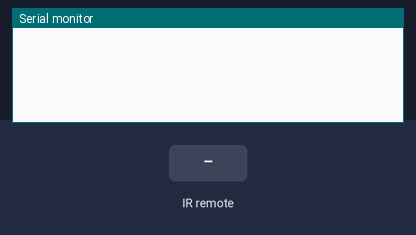
This sketch was run on a simulated ATtiny85, built with avr-gcc and run on an emulated ATtiny85. On the bench: the last lines printed to the serial monitor. The test bench sets the inputs (shaded band).

Above: at 1.2 s.
1.3 s: infrared code 0xF807FF00 received
At 2.3 s:
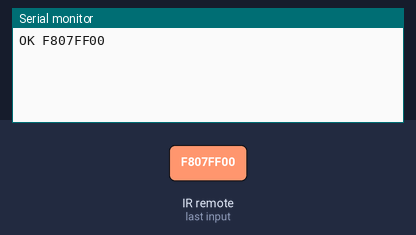
2.8 s: infrared code 0xB847FF00 received
At 3.4 s:
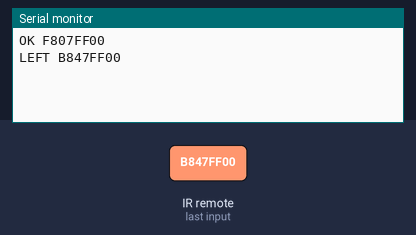
4.3 s: infrared code 0xBF40FF00 received
At 5.5 s:
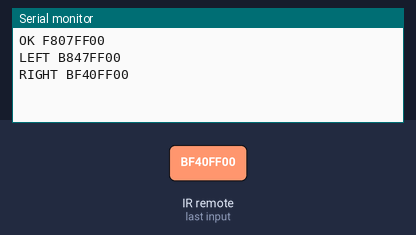
5.8 s: infrared code 0xF906FF00 received
At 6.9 s:
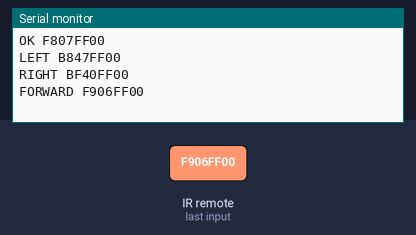
7.3 s: infrared code 0xBB44FF00 received
At 8.1 s:
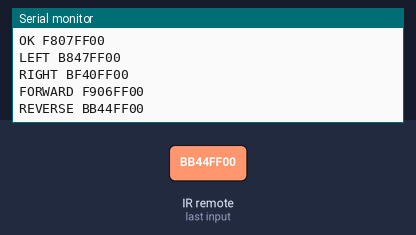
8.8 s: infrared code 0xF609FF00 received
At 9.2 s:
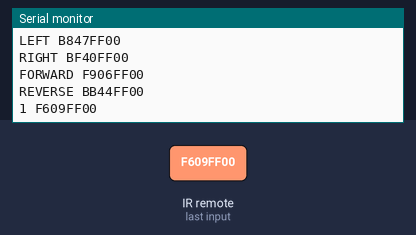

The sketch:

IR_Remote_2-3.ino
```cpp
#include <IRremote.hpp>    // Include the library
#define IR_RECEIVE_PIN 11  // IR receiver pin 11
void setup() {
  Serial.begin(9600);                                     // Message will be sent to PC
  IrReceiver.begin(IR_RECEIVE_PIN, ENABLE_LED_FEEDBACK);  // Start the receiver
}
void loop() {
  if (IrReceiver.decode())  // Received IR signal
  {
    switch (IrReceiver.decodedIRData.decodedRawData)  // Remote IR codes
    {
      case 0xF807FF00: Serial.print("OK "); break;
      case 0xB847FF00: Serial.print("LEFT "); break;
      case 0xBF40FF00: Serial.print("RIGHT "); break;
      case 0xF906FF00: Serial.print("FORWARD "); break;
      case 0xBB44FF00: Serial.print("REVERSE "); break;
      case 0xF609FF00: Serial.print("1 "); break;
      case 0xE21DFF00: Serial.print("2 "); break;
      case 0xE01FFF00: Serial.print("3 "); break;
      case 0xA857FF00: Serial.print("4 "); break;
      case 0xF20DFF00: Serial.print("5 "); break;
      case 0xE619FF00: Serial.print("6 "); break;
      case 0xE41BFF00: Serial.print("7 "); break;
      case 0xBE41FF00: Serial.print("8 "); break;
      case 0xEE11FF00: Serial.print("9 "); break;
      case 0xEA15FF00: Serial.print("0 "); break;
      case 0xFF42BD: Serial.print("* "); break;
      case 0xFF52AD: Serial.print("# "); break;
      case 0xB44BFF00: Serial.print("REPEAT "); break;
      default: Serial.print("other button ");
    }
    Serial.println(IrReceiver.decodedIRData.decodedRawData, HEX);  // Print raw data
    IrReceiver.resume();                                           // Enable receiving of the next value
  }
}
```

Measured:
- after the input at 1.3 s, the serial monitor: prints a new line at once (image 1)
- after the input at 2.8 s, the serial monitor: prints a new line at once (image 2)
- after the input at 4.3 s, the serial monitor: prints a new line at once (image 3)
- after the input at 5.8 s, the serial monitor: prints a new line at once (image 4)
- after the input at 7.3 s, the serial monitor: prints a new line at once (image 5)
- after the input at 8.8 s, the serial monitor: prints a new line at once (image 6)
